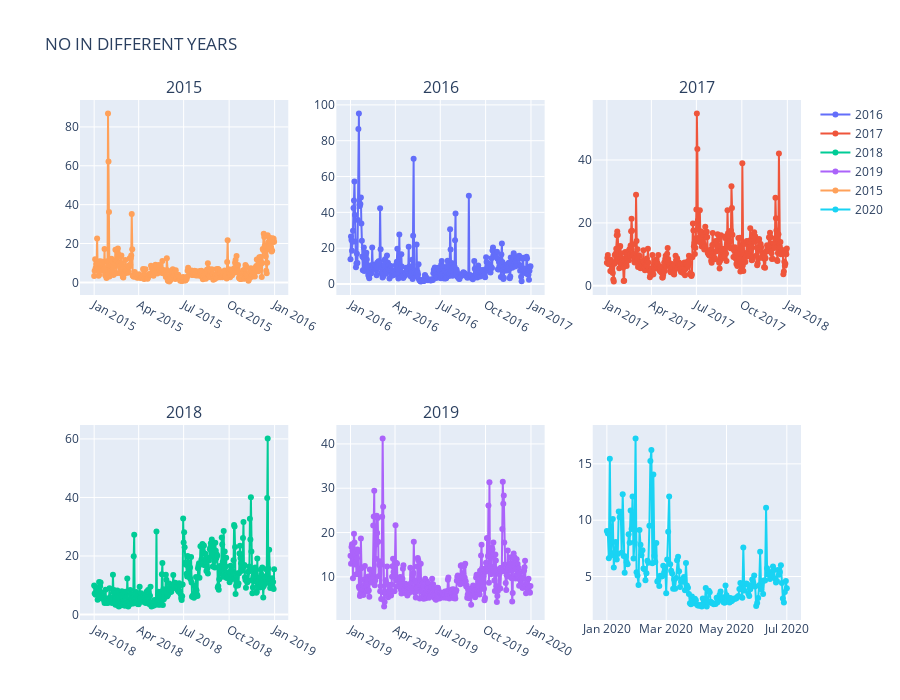

Notebook source saved alongside this figure:
### Code cell
from plotly.subplots import make_subplots
fig = make_subplots(rows=2, cols=3,subplot_titles=("2015","2016", "2017", "2018","2019"))
fig.add_trace(
    go.Scatter(
    name ="2016",
    mode = "lines+markers",
    y = aqi_level_16.iloc[:,2],
    x = aqi_level_16.iloc[:,1]),
    row = 1 ,col =2)


fig.add_trace(go.Scatter(
    name ="2017",
    mode = "lines+markers",
    y = aqi_level_17.iloc[:,2],
    x = aqi_level_17.iloc[:,1]),
    row=1, col=3
)

    
    


fig.add_trace(go.Scatter(
    name ="2018",
    mode = "lines+markers",
    y = aqi_level_18.iloc[:,2],
    x = aqi_level_18.iloc[:,1]),
    row=2, col=1
)

fig.add_trace(go.Scatter(
    name ="2019",
    mode = "lines+markers",
    y = aqi_level_19.iloc[:,2],
    x = aqi_level_19.iloc[:,1]),
    row=2, col=2
)

fig.add_trace(go.Scatter(
    name ="2015",
    mode = "lines+markers",
    y = aqi_level_15.iloc[:,2],
    x = aqi_level_15.iloc[:,1]),
    row=1, col=1
)
fig.add_trace(go.Scatter(name="2020",
                         mode = "lines+markers", 
                         y = aqi_level_20.iloc[:,2],
                         x = aqi_level_20.iloc[:,1]),
                         row = 2,col = 3)
fig.update_layout(title_text="NO IN DIFFERENT YEARS", height=700)
fig.show()

### Figure 1 — Plotly figure (JSON) as saved in the notebook; plotly's stock layout.template omitted (floating-point values rounded to 4 significant figures; data arrays with more than 128 entries replaced by an {"elided": "..."} marker saying what was removed)
{"data": [{"mode": "lines+markers", "name": "2016", "type": "scatter", "x": {"elided": "366 str values"}, "xaxis": "x2", "y": {"elided": "366 float values"}, "yaxis": "y2"}, {"mode": "lines+markers", "name": "2017", "type": "scatter", "x": {"elided": "365 str values"}, "xaxis": "x3", "y": {"elided": "365 float values"}, "yaxis": "y3"}, {"mode": "lines+markers", "name": "2018", "type": "scatter", "x": {"elided": "365 str values"}, "xaxis": "x4", "y": {"elided": "365 float values"}, "yaxis": "y4"}, {"mode": "lines+markers", "name": "2019", "type": "scatter", "x": {"elided": "365 str values"}, "xaxis": "x5", "y": {"elided": "365 float values"}, "yaxis": "y5"}, {"mode": "lines+markers", "name": "2015", "type": "scatter", "x": {"elided": "365 str values"}, "xaxis": "x", "y": {"elided": "365 float values"}, "yaxis": "y"}, {"mode": "lines+markers", "name": "2020", "type": "scatter", "x": {"elided": "183 str values"}, "xaxis": "x6", "y": {"elided": "183 float values"}, "yaxis": "y6"}], "layout": {"annotations": [{"font": {"size": 16}, "showarrow": false, "text": "2015", "x": 0.1444, "xanchor": "center", "xref": "paper", "y": 1, "yanchor": "bottom", "yref": "paper"}, {"font": {"size": 16}, "showarrow": false, "text": "2016", "x": 0.5, "xanchor": "center", "xref": "paper", "y": 1, "yanchor": "bottom", "yref": "paper"}, {"font": {"size": 16}, "showarrow": false, "text": "2017", "x": 0.8556, "xanchor": "center", "xref": "paper", "y": 1, "yanchor": "bottom", "yref": "paper"}, {"font": {"size": 16}, "showarrow": false, "text": "2018", "x": 0.1444, "xanchor": "center", "xref": "paper", "y": 0.375, "yanchor": "bottom", "yref": "paper"}, {"font": {"size": 16}, "showarrow": false, "text": "2019", "x": 0.5, "xanchor": "center", "xref": "paper", "y": 0.375, "yanchor": "bottom", "yref": "paper"}], "height": 700, "title": {"text": "NO IN DIFFERENT YEARS"}, "xaxis": {"anchor": "y", "domain": [0, 0.2889]}, "xaxis2": {"anchor": "y2", "domain": [0.3556, 0.6444]}, "xaxis3": {"anchor": "y3", "domain": [0.7111, 1]}, "xaxis4": {"anchor": "y4", "domain": [0, 0.2889]}, "xaxis5": {"anchor": "y5", "domain": [0.3556, 0.6444]}, "xaxis6": {"anchor": "y6", "domain": [0.7111, 1]}, "yaxis": {"anchor": "x", "domain": [0.625, 1]}, "yaxis2": {"anchor": "x2", "domain": [0.625, 1]}, "yaxis3": {"anchor": "x3", "domain": [0.625, 1]}, "yaxis4": {"anchor": "x4", "domain": [0, 0.375]}, "yaxis5": {"anchor": "x5", "domain": [0, 0.375]}, "yaxis6": {"anchor": "x6", "domain": [0, 0.375]}}}
